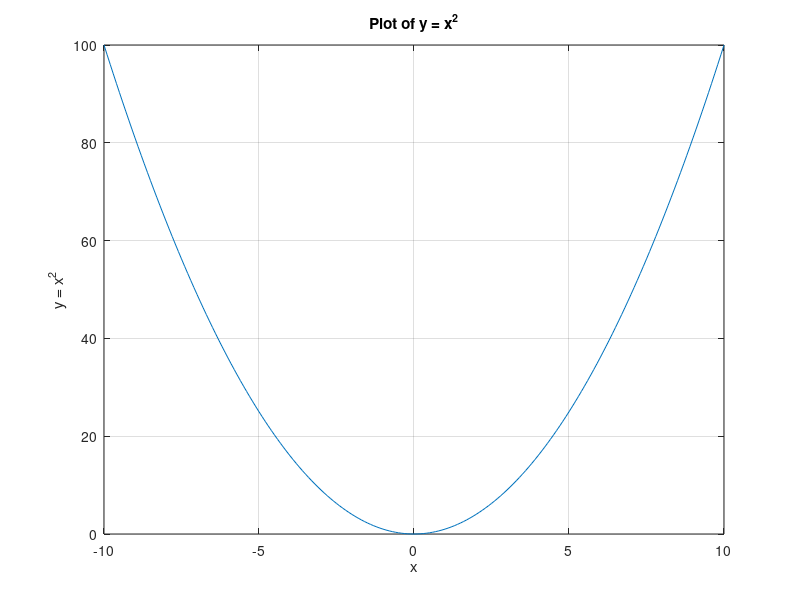

The MATLAB script that drew this image:
% Define the range of x values
x = -10:0.1:10;     % x goes from -10 to 10 in steps of 0.1

% Define y = x^2
y = x.^2;           % Use .^ for element-wise squaring

% Plot the graph
plot(x, y)

% Add labels and title
xlabel('x')
ylabel('y = x^2')
title('Plot of y = x^2')
grid on               % Adds grid lines for clarity

